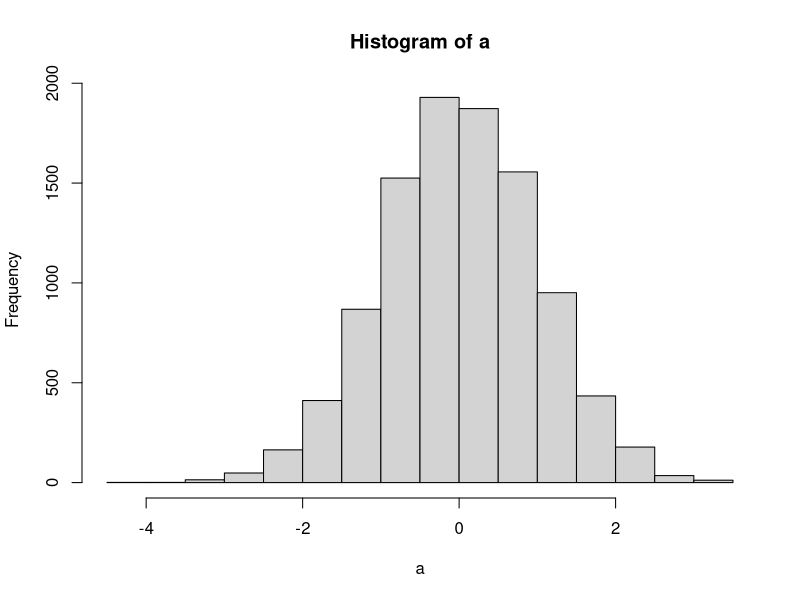
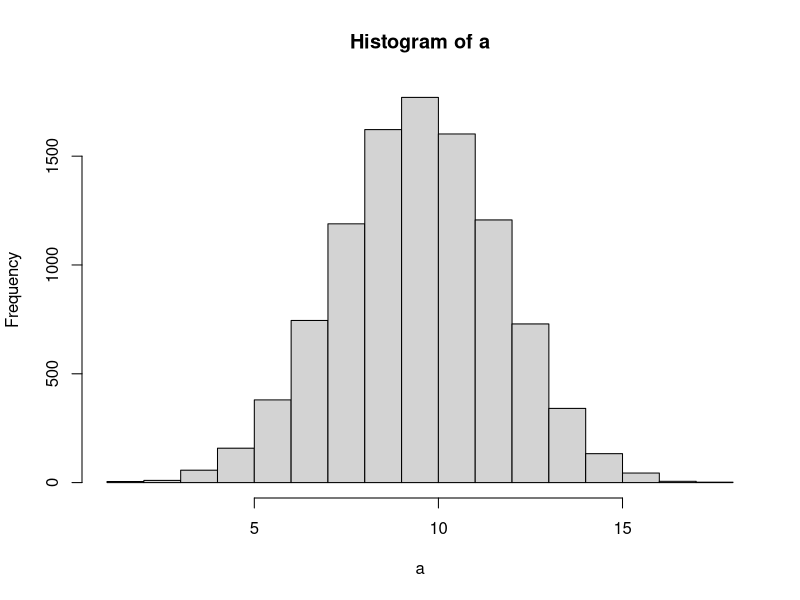

Recreate these plots in R, in order.


#### adicionando comentario

a <- rnorm(10000)

hist(a)


#### adicionando comentario

a <- rbinom(10000, 20, 0.5)

hist(a)
